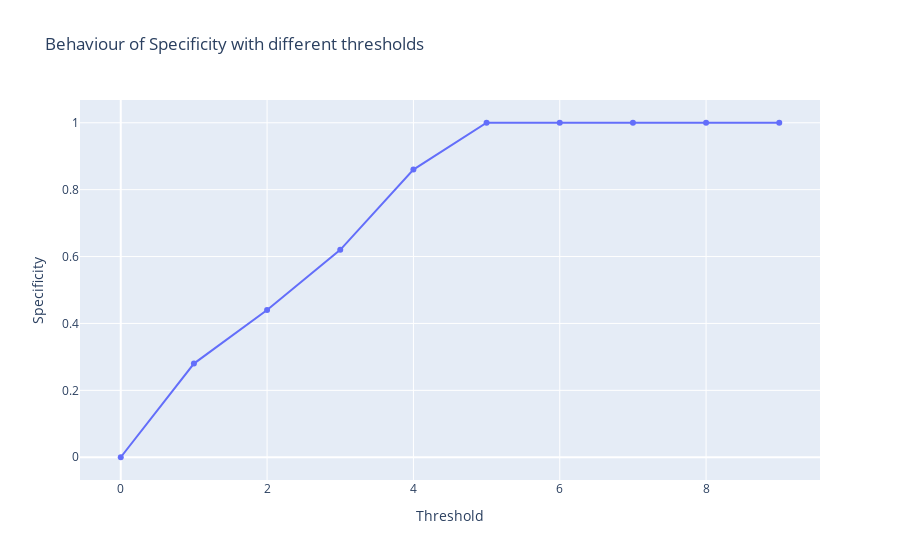

This figure's notebook cell:
### Code cell
df_spec = threshold(0, 10, data_set, specificity)
fig = go.Figure(data=go.Scatter(x=df_spec['threshold'],
                                y=df_spec["func"],
                                text=[f"Threshold: {_}" for _ in df_sens["threshold"]],
                                mode='markers+lines'))
fig.update_layout(title_text="Behaviour of Specificity with different thresholds",
                  xaxis=dict(title="Threshold"),
                  yaxis=dict(title="Specificity")
                  )

fig.show()

### Figure 1 — Plotly figure (JSON) as saved in the notebook; plotly's stock layout.template omitted (floating-point values rounded to 4 significant figures)
{"data": [{"mode": "markers+lines", "text": ["Threshold: 0", "Threshold: 1", "Threshold: 2", "Threshold: 3", "Threshold: 4", "Threshold: 5", "Threshold: 6", "Threshold: 7", "Threshold: 8", "Threshold: 9"], "type": "scatter", "x": [0, 1, 2, 3, 4, 5, 6, 7, 8, 9], "y": [0, 0.28, 0.44, 0.62, 0.86, 1, 1, 1, 1, 1]}], "layout": {"title": {"text": "Behaviour of Specificity with different thresholds"}, "xaxis": {"title": {"text": "Threshold"}}, "yaxis": {"title": {"text": "Specificity"}}}}
